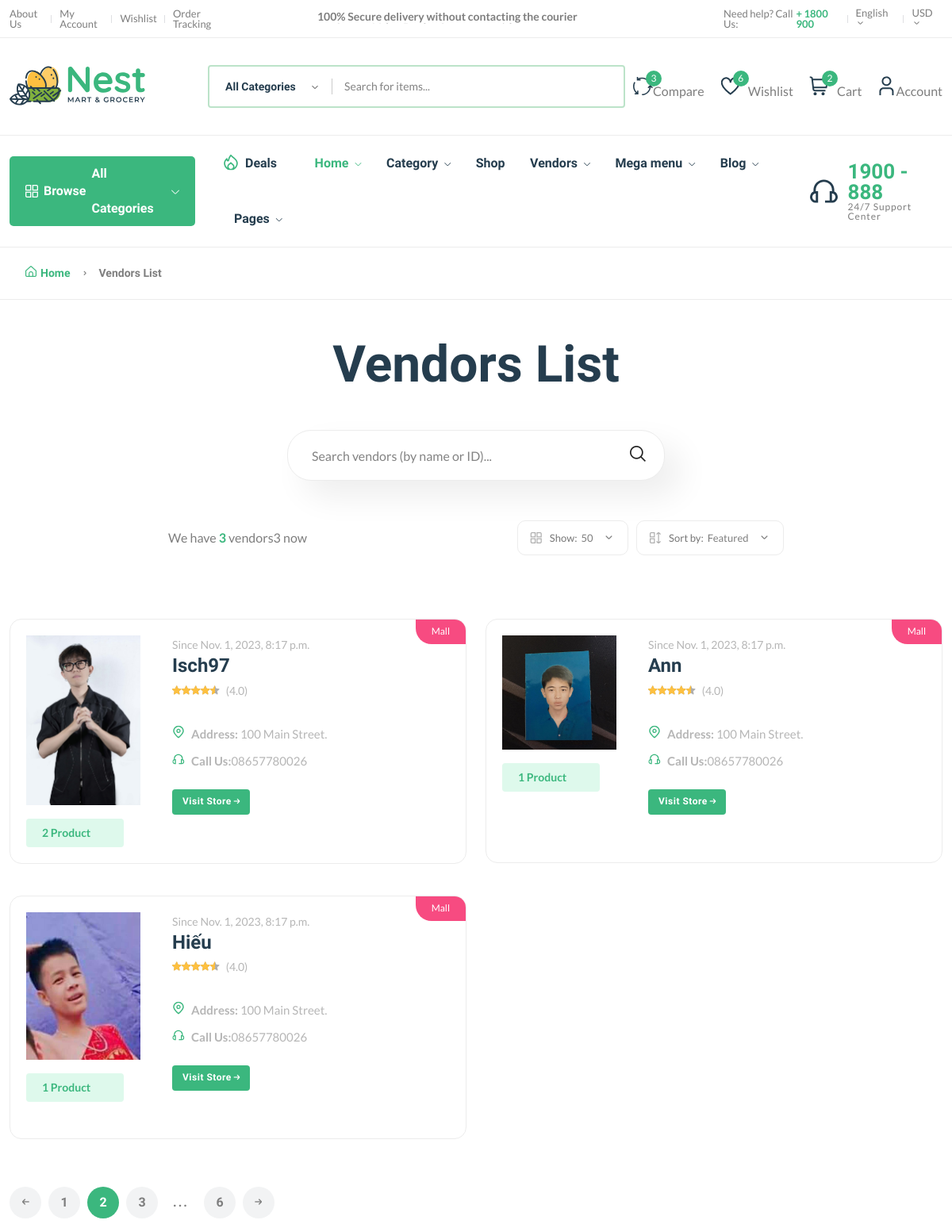
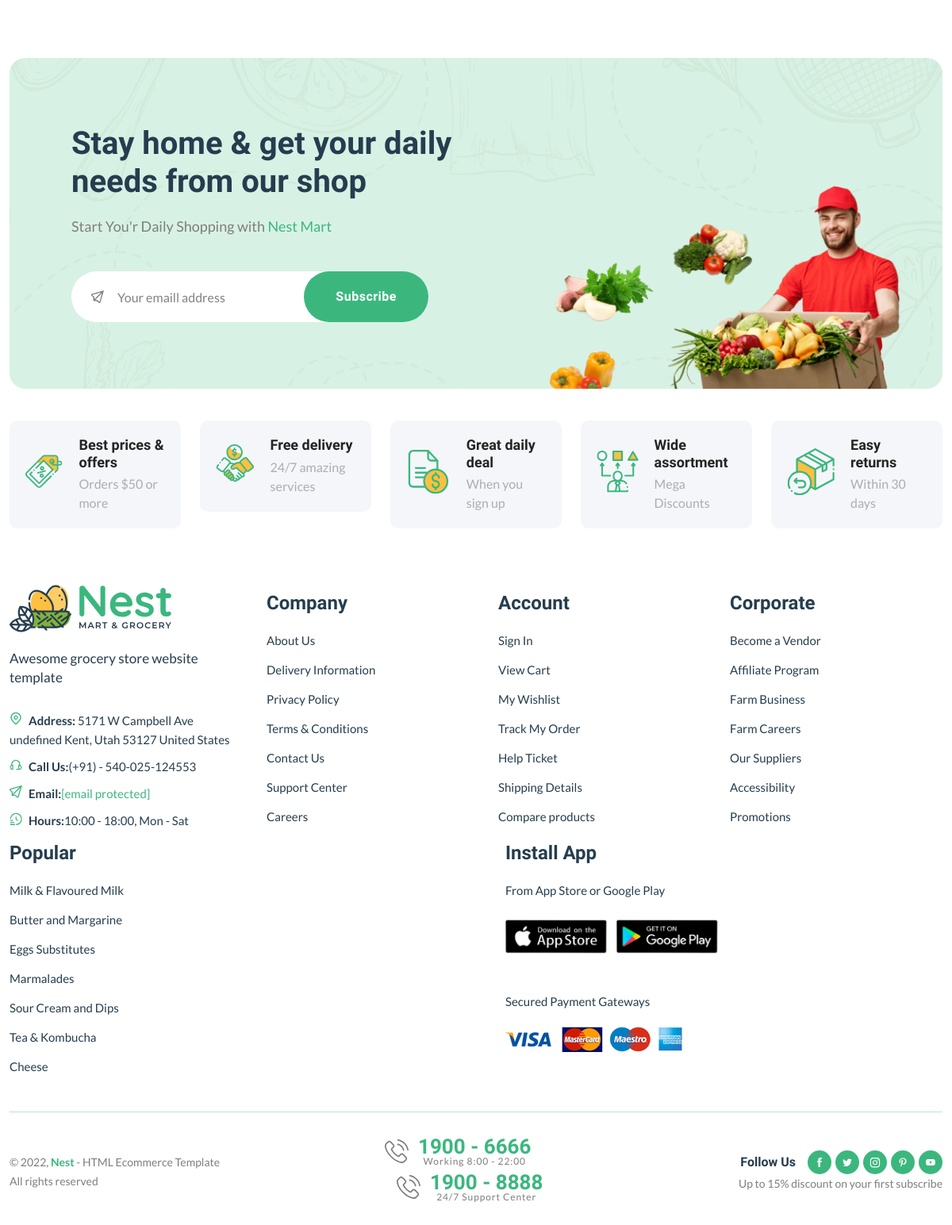
Screenshot of /vendor/ with the database file from the repository (2 pictures, top to bottom).
### core/models.py (models this page shows, shortened)
class Vendor(models.Model):
    vid = ShortUUIDField(unique=True, length=10, max_length=20, prefix="ven", alphabet="123123123")
    title = models.CharField(max_length=100, default="Nestify")
    image = models.ImageField(upload_to=user_directory_path, default="vendor.jpg")
    cover_image = models.ImageField(upload_to=user_directory_path, default="vendor.jpg")
    description = RichTextUploadingField(null=True, blank=True, default="Amazing Vendor")
    address = models.CharField(max_length=100, default="100 Main Street.")
    contact = models.CharField(max_length=100, default="08657780026")
    chat_resp_time = models.CharField(max_length=100, default="100")
    shipping_on_time = models.CharField(max_length=100, default="100")
    authentic_rating = models.CharField(max_length=100, default="100")
    days_return= models.CharField(max_length=100, default="100")
    warranty_peridod = models.CharField(max_length=100, default="100")
    user = models.ForeignKey(User, on_delete=models.SET_NULL, null=True)
    date = models.DateTimeField(auto_now_add=True, null=True, blank=True)
    class Meta:
        verbose_name_plural = "Vendors"

### core/views.py (the view)
# urls.py: path("vendor/", vendor_list_view, name="vendor-list"),
def vendor_list_view(request):
    vendors = Vendor.objects.all()
    context = {
        "vendors": vendors,
    }
    return render(request, "core/vendor-list.html", context)

### core/context_processor.py (called while the page is built)
def default (request):
    categories = Category.objects.all()
    try:
        address = Address.objects.get(user=request.user)
    except:
        address = None
    return {
        'categories':categories,
        'address':address,
    }

### templates/core/vendor-list.html (shortened to what this page needs)
{% extends 'partials/base.html' %}
{% load static %}
{% block content%}
    <main class="main pages mb-80">
        <div class="page-header breadcrumb-wrap">
            <div class="container">
                <div class="breadcrumb">
                    <a href="index.html" rel="nofollow"><i class="fi-rs-home mr-5"></i>Home</a>
                    <span></span> Vendors List
                </div>
            </div>
        </div>
        <div class="page-content pt-50">
            <div class="container">
                <div class="archive-header-2 text-center">
                    <h1 class="display-2 mb-50">Vendors List</h1>
                    <div class="row">
                        <div class="col-lg-5 mx-auto">
                            <div class="sidebar-widget-2 widget_search mb-50">
                                <div class="search-form">
                                    <form action="#">
                                        <input type="text" placeholder="Search vendors (by name or ID)..." />
                                        <button type="submit"><i class="fi-rs-search"></i></button>
                                    </form>
                                </div>
                            </div>
                        </div>
                    </div>
                </div>
                <div class="row mb-50">
                    <div class="col-12 col-lg-8 mx-auto">
                        <div class="shop-product-fillter">
                            <div class="totall-product">
                                <p>We have <strong class="text-brand">{{vendors.count}}</strong> vendors{{vendors.count}} now</p>
                            </div>
                            <div class="sort-by-product-area">
                                <div class="sort-by-cover mr-10">
                                    <div class="sort-by-product-wrap">
                                        <div class="sort-by">
                                            <span><i class="fi-rs-apps"></i>Show:</span>
                                        </div>
                                        <div class="sort-by-dropdown-wrap">
                                            <span> 50 <i class="fi-rs-angle-small-down"></i></span>
                                        </div>
                                    </div>
                                </div>
                                <div class="sort-by-cover">
                                    <div class="sort-by-product-wrap">
                                        <div class="sort-by">
                                            <span><i class="fi-rs-apps-sort"></i>Sort by:</span>
                                        </div>
                                        <div class="sort-by-dropdown-wrap">
                                            <span> Featured <i class="fi-rs-angle-small-down"></i></span>
                                        </div>
                                    </div>
                                </div>
                            </div>
                        </div>
                    </div>
                </div>
                <div class="row vendor-grid">
                    {% for a in vendors %}
                    <div class="col-lg-6 col-md-6 col-12 col-sm-6">
                        <div class="vendor-wrap style-2 mb-40">
                            <div class="product-badges product-badges-position product-badges-mrg">
                                <span class="hot">Mall</span>
                            </div>
                            <div class="vendor-img-action-wrap">
                                <div class="vendor-img">
                                    <a href="{% url 'core:vendor-detail' a.vid %}">
                                        <img class="default-img" src="{{ a.image.url }}" alt="" />
                                    </a>
                                </div>
                                <div class="mt-10">
                                    <span class="font-small total-product">{{ a.product.all.count }} Product</span>
                                </div>
                            </div>
                            <div class="vendor-content-wrap">
                                <div class="mb-30">
                                    <div class="product-category">
                                        <span class="text-muted">Since {{a.date}}</span>
                                    </div>
                                    <h4 class="mb-5"><a href="{% url 'core:vendor-detail' a.vid %}">{{a.title}}</a></h4>
                                    <div class="product-rate-cover">
                                        <div class="product-rate d-inline-block">
                                            <div class="product-rating" style="width: 90%"></div>
                                        </div>
                                        <span class="font-small ml-5 text-muted"> (4.0)</span>
                                    </div>
                                    <div class="vendor-info d-flex justify-content-between align-items-end mt-30">
                                        <ul class="contact-infor text-muted">
                                            <li><img src="assets/imgs/theme/icons/icon-location.svg" alt="" /><strong>Address: </strong> <span>{{ a.address }}</span></li>
                                            <li><img src="assets/imgs/theme/icons/icon-contact.svg" alt="" /><strong>Call Us:</strong><span>{{ a.contact }}</span></li>
                                        </ul>
                                        <br>
                                    </div>
                                    <br>
                                    <a href="{% url 'core:vendor-detail' a.vid %}" class="btn btn-xs">Visit Store <i class="fi-rs-arrow-small-right"></i></a>
                                </div>
                            </div>
                        </div>
                    </div>
                    {% endfor %}
                </div>
                <div class="pagination-area mt-20 mb-20">
                    <nav aria-label="Page navigation example">
                        <ul class="pagination justify-content-start">
                            <li class="page-item">
                                <a class="page-link" href="#"><i class="fi-rs-arrow-small-left"></i></a>
                            </li>
                            <li class="page-item"><a class="page-link" href="#">1</a></li>
                            <li class="page-item active"><a class="page-link" href="#">2</a></li>
                            <li class="page-item"><a class="page-link" href="#">3</a></li>
                            <li class="page-item"><a class="page-link dot" href="#">...</a></li>
                            <li class="page-item"><a class="page-link" href="#">6</a></li>
                            <li class="page-item">
                                <a class="page-link" href="#"><i class="fi-rs-arrow-small-right"></i></a>
                            </li>
                        </ul>
                    </nav>
                </div>
            </div>
        </div>
    </main>
{% endblock content %}

### rows the page displays
Vendor: image (picture), product.all.count "2", date "Nov. 1, 2023, 8:17 p.m.", title "Isch97", address "100 Main Street.", contact "08657780026"
Vendor: image (picture), product.all.count "1", date "Nov. 1, 2023, 8:17 p.m.", title "Ann", address "100 Main Street.", contact "08657780026"
Vendor: image (picture), product.all.count "1", date "Nov. 1, 2023, 8:17 p.m.", title "Hiếu", address "100 Main Street.", contact "08657780026"

### other values shown
{{ vendors.count }} "3"
